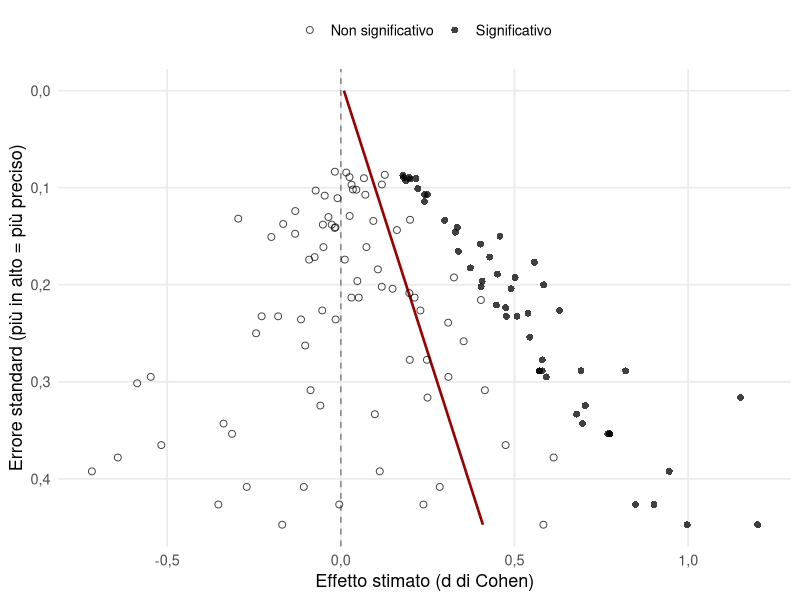

Here is the R script that generated this plot:
## ---- chunk 1
#| label: setup
library(ggplot2)
rosso = "#9A0000"
virgola = function(x, d = 2) formatC(x, format = "f", digits = d, decimal.mark = ",")
tema = theme_minimal(base_size = 13) +
  theme(panel.grid.minor = element_blank())
## ---- chunk 2
#| label: fig-funnel
#| fig-cap: "Simulazione di pubblicazione selettiva. 1.500 studi di numerosità diversa stimano un effetto vero pari a zero; quelli con un risultato positivo significativo vengono sempre pubblicati, gli altri solo nel 6% dei casi. La media degli effetti pubblicati è circa 0,2; gli studi piccoli riportano gli effetti più grandi. La retta che lega effetto ed errore standard incontra l'asse degli effetti, dove l'errore è nullo, vicino a zero."
#| fig-alt: "Diagramma con l'effetto stimato sull'asse orizzontale e l'errore standard sull'asse verticale, invertito. I punti formano un triangolo asimmetrico spostato verso effetti positivi negli studi meno precisi. Una retta inclinata incontra l'asse degli effetti vicino a zero."
#| fig-width: 7
#| fig-height: 4.4
set.seed(1)
k = 1500
n = round(exp(runif(k, log(10), log(300))))
se = sqrt(2 / n)
d = rnorm(k, 0, se)
sig = d / se > 1.96
pub = sig | runif(k) < .06
s = data.frame(d, se, sig)[pub, ]
pet = lm(d ~ se, data = s, weights = 1 / se^2)
retta = data.frame(se = c(0, max(s$se)))
retta$d = coef(pet)[1] + coef(pet)[2] * retta$se
ggplot(s, aes(d, se)) +
  geom_line(data = retta, colour = rosso, linewidth = .9) +
  geom_vline(xintercept = 0, linetype = 2, colour = "grey50") +
  geom_point(aes(shape = sig), size = 2, alpha = .75) +
  scale_shape_manual(values = c(1, 16), labels = c("Non significativo", "Significativo"), name = NULL) +
  scale_y_reverse(labels = function(x) virgola(x, 1)) +
  scale_x_continuous(labels = function(x) virgola(x, 1)) +
  coord_cartesian(ylim = c(max(s$se), 0)) +
  labs(x = "Effetto stimato (d di Cohen)", y = "Errore standard (più in alto = più preciso)") +
  tema + theme(legend.position = "top")
